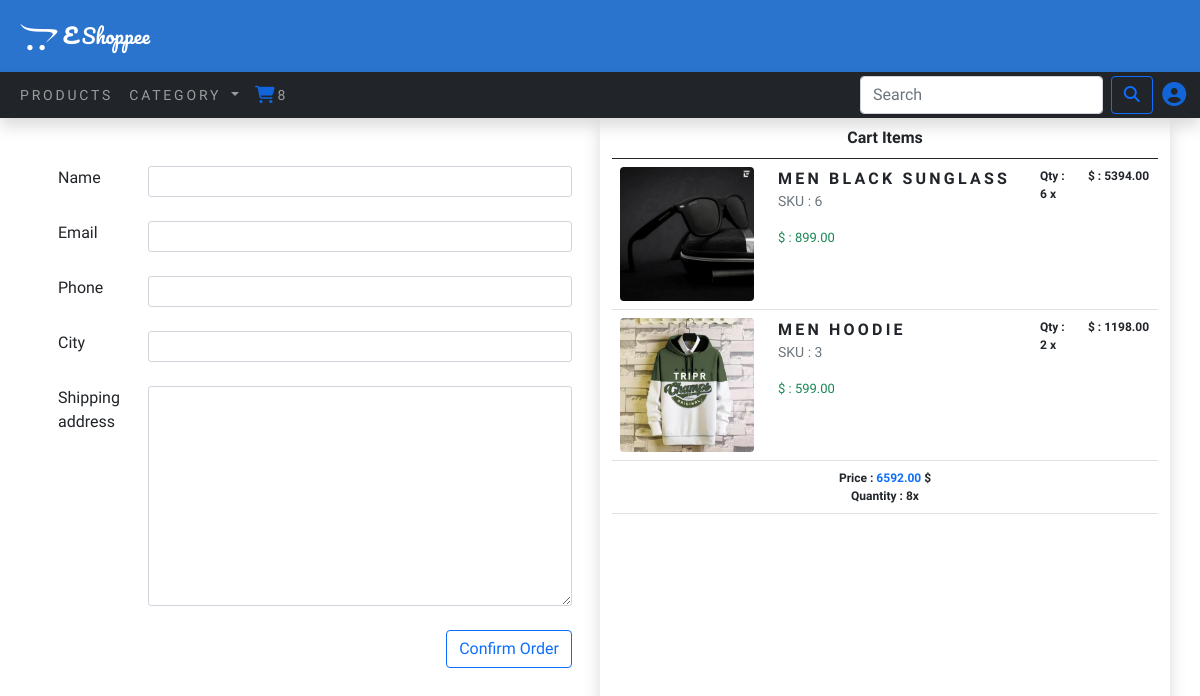
The page /order/ (signed in) on the database its author committed.
### E_Cart/models.py (models this page shows, shortened)
class CartItem(models.Model):
    product = models.ForeignKey(Product, on_delete=models.CASCADE)
    cart = models.ForeignKey(Cart, on_delete=models.CASCADE)
    quantity = models.IntegerField()
    active = models.BooleanField(default=True)
    class Meta:
        db_table = 'CartItem'
    def sub_total(self):
        return self.product.price * self.quantity

### E_App/models.py (models this page shows, shortened)
class Product(models.Model):
    name = models.CharField(max_length=250, unique=True)
    slug = models.SlugField(max_length=250, unique=True)
    description = models.TextField(blank=True)
    price = models.DecimalField(max_digits=10, decimal_places=2)
    category = models.ForeignKey(Category, on_delete=models.CASCADE)
    seller = models.ForeignKey(User, null=True, on_delete=models.CASCADE)
    product_image = models.ImageField(upload_to='product')
    stock = models.IntegerField()
    available = models.BooleanField(default=True)
    created = models.DateTimeField(auto_now_add=True)
    updated = models.DateTimeField(auto_now=True)
    class Meta:
        ordering = ('name',)
        verbose_name = 'product'
        verbose_name_plural = 'products'
    def get_url(self):
        return reverse('E_App:ProductDetail', args=[self.category.slug, self.slug])

### E_Order/views.py (the view)
# urls.py: path('', views.Order_details, name='order'),
def Order_details(request):
    total_price = 0
    counter = 0
    cart = Cart.objects.get(user = request.user.id)
    cart_items = CartItem.objects.filter(cart=cart)
    for cart_item in cart_items:
        total_price += cart_item.product.price * cart_item.quantity
        counter += cart_item.quantity
    form = OrderForm()
    return render(request, 'order.html', {'form':form, 'cart_items':cart_items, 'total_price': total_price, 'counter': counter} )

### E_Order/forms.py
class OrderForm(ModelForm):
    class Meta:
        model = Order
        fields = (
            'name',
            'email',
            'phone',
            'city',
            'shipping_address',
        )
        widgets = {
            'name': forms.TextInput(attrs= {'class': 'form-control form-control-sm',}),
            'email': forms.EmailInput(attrs= {'class': 'form-control form-control-sm'}),
            'phone': forms.NumberInput(attrs= {'type':'tel', 'class': 'form-control form-control-sm'}),
            'shipping_address': forms.Textarea(attrs= {'class': 'form-control form-control-sm'}),
            'city': forms.TextInput(attrs= {'class': 'form-control form-control-sm'})
        }

### E_App/context_processors.py (called while the page is built)
def menu_links(request):
    links = Category.objects.all()
    return dict(links=links)

### E_App/models.py (called while the page is built)
    def get_url(self):
        return reverse('E_App:prod_by_cat', args=[self.slug])

### E_Cart/context_processors.py (called while the page is built)
def counter(request):
    item_count = 0
    user = request.user.id
    if 'admin' in request.path:
        return {}
    else:
        try:
            cart = Cart.objects.filter(user=user)
            cart_items = CartItem.objects.all().filter(cart=cart[:1])
            for cart_item in cart_items:
                item_count +=  cart_item.quantity
        except Cart.DoesNotExist:
            item_count = 0
    return dict(item_count=item_count)

### template/order.html (shortened to what this page needs)
{% extends 'base.html' %}
{% load static %}
{% block content %}
<div class="container">
    <div class="row">
        <div class="col-md-6">
            <div class="px-3 py-5">
                <form method="post" action="{% url 'E_Order:confirm_order' %}">
                    <div class="row">
                        <div class="col-sm-2 form-outline mb-4">
                            {{form.name.label}}
                        </div>
                        <div class="col-sm-10 form-outline mb-4">
                            {{form.name}}
                        </div>
                    </div>
                    <div class="row">
                        <div class="col-sm-2 form-outline mb-4">
                            {{form.email.label}}
                        </div>
                        <div class="col-sm-10 form-outline mb-4">
                            {{form.email}}
                        </div>
                    </div>
                    <div class="row">
                        <div class="col-sm-2 form-outline mb-4">
                            {{form.phone.label}}
                        </div>
                        <div class="col-sm-10 form-outline mb-4">
                            {{form.phone}}
                        </div>
                    </div>
                    <div class="row">
                        <div class="col-sm-2 form-outline mb-4">
                            {{form.city.label}}
                        </div>
                        <div class="col-sm-10 form-outline mb-4">
                            {{form.city}}
                        </div>
                    </div>
                    <div class="row">
                        <div class="col-sm-2 form-outline mb-4">
                            {{form.shipping_address.label}}
                        </div>
                        <div class="col-sm-10 form-outline mb-4">
                            {{form.shipping_address}}
                        </div>
                    </div>
                    <div class="d-flex justify-content-end">
                        <input class="btn btn-outline-primary" type="submit" value="Confirm Order">
                    </div>
                </form>
            </div>
        </div>
        <div class="col-md-6 shadow">
            <div>
                <table class="table ">
                    <thead class="text-center">
                    <tr>
                       <th colspan="6">
                           Cart Items
                       </th>
                    </tr>
                    </thead>
                    <tbody>
                    {% for cart_item in cart_items %}
                        <tr>
                            <td width="25%">
                                <a href="{{cart_item.product.get_url}}">
                                    <img src="{{ cart_item.product.product_image.url }}" width="100%" alt="random" class="float-left rounded ">
                                </a>
                            </td>
                            <td width="45%" class="px-3">
                                <b class="text-uppercase" style="letter-spacing: 0.2em;font-size: 16px;"><a href="{{cart_item.product.get_url}}">{{cart_item.product.name}}</a></b>
                                <p class="text-secondary " style="font-size: 14px;">SKU : {{cart_item.product.id}}</p>
                                <p class="text-success mt-2" style="font-size: 13px;">$ : {{cart_item.product.price}} </p>
                            </td>
                            <td width="8%" style="font-size: 12px;font-weight: bold;">Qty : {{ cart_item.quantity }} x</td>
                            <td width="13%" style="font-size: 12px;font-weight: bold;">$ : {{ cart_item.sub_total }}</td>
                         </tr>
                    {% endfor %}
                        <tr>
                            <td colspan="6" class="text-center" style="font-size: 12px;font-weight: bold;">Price : <h class="text-primary">{{ total_price }}</h> $ <br> Quantity : {{ counter }}x</td>
                        </tr>
                    </tbody>
                </table>
            </div>
        </div>
    </div>
</div>
{% endblock %}

### static/css/custom.css (style rules this page uses)
body { font-family: 'Dosis', sans-serif; }
a, a:hover { text-decoration: none; color: inherit; }

### rows shown on the page
CartItem: product.product_image (picture), product.name "MEN BLACK SUNGLASS", product.id "6", product.price "899.00", quantity "6", sub_total "5394.00"
CartItem: product.product_image (picture), product.name "MEN HOODIE", product.id "3", product.price "599.00", quantity "2", sub_total "1198.00"

### other values the page prints
{{ item_count }} "8"
{{ total_price }} "6592.00"
{{ counter }} "8"
